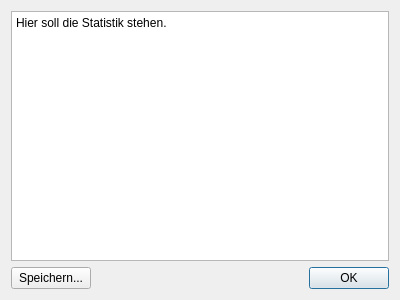
<?xml version="1.0" encoding="UTF-8"?>
<ui version="4.0">
 <class>StatistikGUI</class>
 <widget class="QDialog" name="StatistikGUI">
  <property name="geometry">
   <rect>
    <x>0</x>
    <y>0</y>
    <width>400</width>
    <height>300</height>
   </rect>
  </property>
  <property name="windowTitle">
   <string>Statistik...</string>
  </property>
  <layout class="QVBoxLayout" name="verticalLayout">
   <item>
    <widget class="QTextEdit" name="statistikTextEdit">
     <property name="readOnly">
      <bool>true</bool>
     </property>
     <property name="html">
      <string>&lt;!DOCTYPE HTML PUBLIC &quot;-//W3C//DTD HTML 4.0//EN&quot; &quot;http://www.w3.org/TR/REC-html40/strict.dtd&quot;&gt;
&lt;html&gt;&lt;head&gt;&lt;meta name=&quot;qrichtext&quot; content=&quot;1&quot; /&gt;&lt;style type=&quot;text/css&quot;&gt;
p, li { white-space: pre-wrap; }
&lt;/style&gt;&lt;/head&gt;&lt;body style=&quot; font-family:'Sans Serif'; font-size:9pt; font-weight:400; font-style:normal;&quot;&gt;
&lt;p style=&quot; margin-top:0px; margin-bottom:0px; margin-left:0px; margin-right:0px; -qt-block-indent:0; text-indent:0px;&quot;&gt;Hier soll die Statistik stehen.&lt;/p&gt;&lt;/body&gt;&lt;/html&gt;</string>
     </property>
    </widget>
   </item>
   <item>
    <layout class="QHBoxLayout" name="buttonLayout">
     <item>
      <widget class="QPushButton" name="speichernDialogButton">
       <property name="text">
        <string>Speichern...</string>
       </property>
       <property name="autoDefault">
        <bool>false</bool>
       </property>
      </widget>
     </item>
     <item>
      <spacer name="buttonSpacer">
       <property name="orientation">
        <enum>Qt::Horizontal</enum>
       </property>
       <property name="sizeHint" stdset="0">
        <size>
         <width>40</width>
         <height>20</height>
        </size>
       </property>
      </spacer>
     </item>
     <item>
      <widget class="QPushButton" name="OKButton">
       <property name="text">
        <string>OK</string>
       </property>
       <property name="default">
        <bool>true</bool>
       </property>
      </widget>
     </item>
    </layout>
   </item>
  </layout>
 </widget>
 <resources/>
 <connections/>
</ui>
